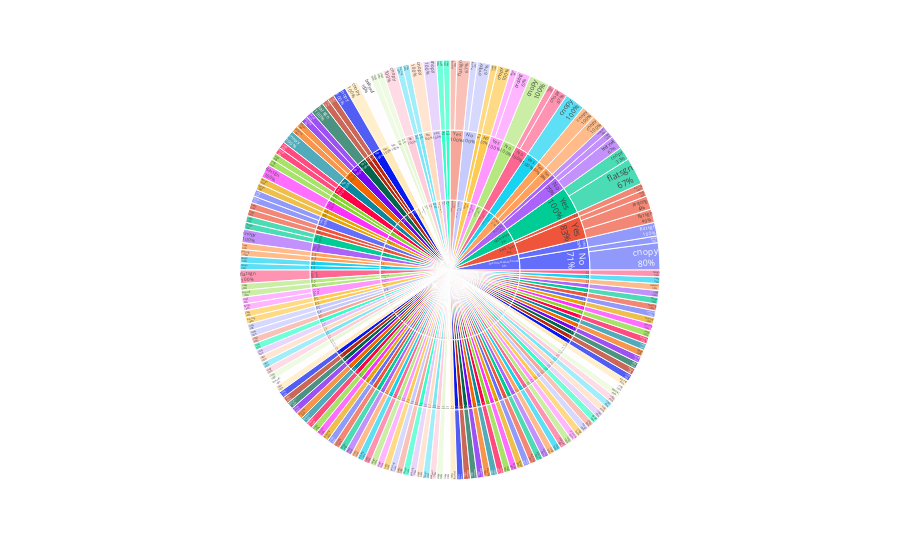

The code cell stored with this chart in its notebook:
### Markdown cell above
Mean width compared to total width reveals a change in ranking. Arnolds on average has the widest sign (i.e., width = 15m & height = 0.5m)

### Code cell
fig = px.sunburst(df, path=['BusinessSh', 'Illuminati', 'sign'])
fig.update_traces(textinfo="label+percent parent")                  
fig.show()

### Figure 1 — Plotly figure (JSON) as saved in the notebook; plotly's stock layout.template omitted (floating-point values rounded to 4 significant figures; data arrays with more than 128 entries replaced by an {"elided": "..."} marker saying what was removed)
{"data": [{"branchvalues": "total", "domain": {"x": [0, 1], "y": [0, 1]}, "hovertemplate": "labels=%{label}<br>count=%{value}<br>parent=%{parent}<br>id=%{id}<extra></extra>", "ids": {"elided": "430 str values"}, "labels": {"elided": "430 str values"}, "name": "", "parents": {"elided": "430 str values"}, "textinfo": "label+percent parent", "type": "sunburst", "values": {"elided": "430 int values"}}], "layout": {"legend": {"tracegroupgap": 0}, "margin": {"t": 60}}}
